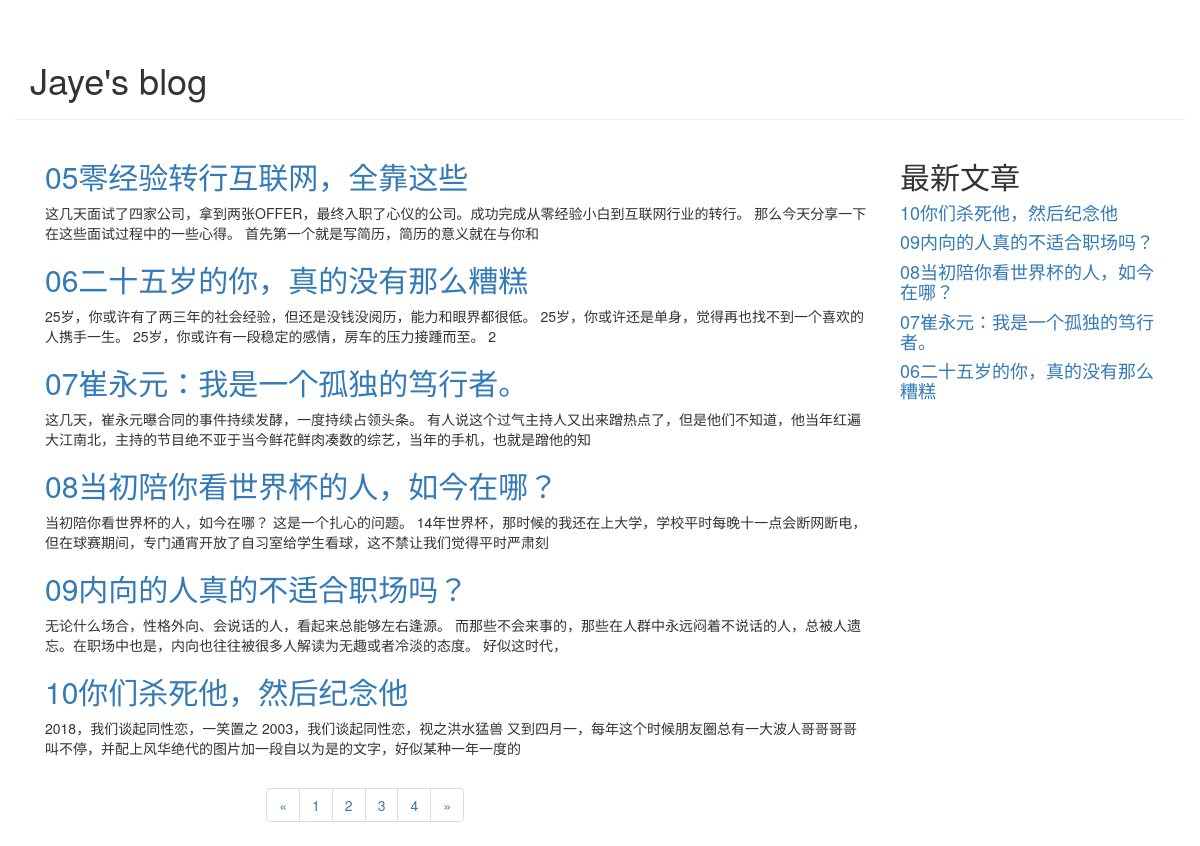
Screenshot of /?page=2 with the database file from the repository.
### blog/models.py (models this page shows, shortened)
class Article(models.Model):
    article_id = models.AutoField(primary_key=True)
    title = models.TextField()
    brief_content = models.TextField()
    content = models.TextField()
    publish_date = models.DateTimeField(auto_now=True)

### blog/views.py (the view)
# urls.py: path('',blog.views.get_index_page,),
def get_index_page(request):
    page = request.GET.get('page')
    if page:
        page = int(page)
    else:
        page = 1
    print('page param: ',page)
    all_article = Article.objects.all()
    top5_article_list = Article.objects.order_by('-publish_date')[:5]
    paginator = Paginator(all_article,6)
    page_num = paginator.num_pages
    print('page num',page_num)
    page_article_list = paginator.page(page)
    if page_article_list.has_next():
        next_page = page + 1
    else:
        next_page = page
    if page_article_list.has_previous():
        previous_page = page -1
    else:
        previous_page = page
    return render(request,'blog/index.html',{'article_list':page_article_list,
                                             'page_num':range(1,page_num + 1),
                                             'curr_page':page,
                                             'next_page':next_page,
                                             'previous_page':previous_page,
                                             'top5_article_list':top5_article_list})

### blog/templates/blog/index.html (shortened to what this page needs)
<!DOCTYPE html>
<html lang="en">
<head>
    <link rel="stylesheet" href="https://cdn.jsdelivr.net/npm/bootstrap@3.3.7/dist/css/bootstrap.min.css">
</head>
<body>
<div class="container page-header">
    <h1>Jaye's blog</h1>
</div>
<div class="container page-body">
    <div class="col-md-9" role="main">
        <div class="body-main">
            {% for article in article_list %}
            <div>
                <h2><a href="/detail/{{ article.article_id }}">{{ article.title }}</a></h2>
                <p>{{article.brief_content}}</p>
            </div>
            {% endfor %}
        </div>
        <div class="body-footer">
            <div class="col-md-4 col-md-offset-3">
            <nav aria-label="Page navigation">
                <ul class="pagination">
                    <li>
                        <a href="/?page={{ previous_page }}" aria-label="Previous">
                            <span aria-hidden="true">&laquo;</span>
                        </a>
                    </li>
                    {% for num in page_num %}
                    <li><a href="/?page={{ num }}">{{ num }}</a></li>
                    {% endfor %}
                    <li>
                        <a href="/?page={{ next_page }}" aria-label="Next">
                            <span aria-hidden="true">&raquo;</span>
                        </a>
                    </li>
                </ul>
            </nav>
                </div>
        </div>
    </div>
    <div class="col-md-3" role="complementary">
        <h2>最新文章</h2>
        {% for article in top5_article_list %}
        <h4><a href="/detail/{{ article.article_id }}">{{ article.title }}</a></h4>
        {% endfor %}
    </div>
</div>
</body>
</html>

### rows the page displays
Article: title "05零经验转行互联网，全靠这些", brief_content "这几天面试了四家公司，拿到两张OFFER，最终入职了心仪的公司。成功完成从零经验小白到互联网行业的转行。 那么今天分享一下在这些面试过程中的一些心得。 首先第一个就是写简历，简历的意义就在与你和"
Article: title "06二十五岁的你，真的没有那么糟糕", brief_content "25岁，你或许有了两三年的社会经验，但还是没钱没阅历，能力和眼界都很低。 25岁，你或许还是单身，觉得再也找不到一个喜欢的人携手一生。 25岁，你或许有一段稳定的感情，房车的压力接踵而至。 2"
Article: title "07崔永元：我是一个孤独的笃行者。", brief_content "这几天，崔永元曝合同的事件持续发酵，一度持续占领头条。 有人说这个过气主持人又出来蹭热点了，但是他们不知道，他当年红遍大江南北，主持的节目绝不亚于当今鲜花鲜肉凑数的综艺，当年的手机，也就是蹭他的知"
Article: title "08当初陪你看世界杯的人，如今在哪？", brief_content "当初陪你看世界杯的人，如今在哪？ 这是一个扎心的问题。 14年世界杯，那时候的我还在上大学，学校平时每晚十一点会断网断电，但在球赛期间，专门通宵开放了自习室给学生看球，这不禁让我们觉得平时严肃刻"
Article: title "09内向的人真的不适合职场吗？", brief_content "无论什么场合，性格外向、会说话的人，看起来总能够左右逢源。 而那些不会来事的，那些在人群中永远闷着不说话的人，总被人遗忘。在职场中也是，内向也往往被很多人解读为无趣或者冷淡的态度。 好似这时代，"
Article: title "10你们杀死他，然后纪念他", brief_content "2018，我们谈起同性恋，一笑置之 2003，我们谈起同性恋，视之洪水猛兽 又到四月一，每年这个时候朋友圈总有一大波人哥哥哥哥叫不停，并配上风华绝代的图片加一段自以为是的文字，好似某种一年一度的"
Article: title "10你们杀死他，然后纪念他"
Article: title "09内向的人真的不适合职场吗？"
Article: title "08当初陪你看世界杯的人，如今在哪？"
Article: title "07崔永元：我是一个孤独的笃行者。"
Article: title "06二十五岁的你，真的没有那么糟糕"

### other values shown
{{ num }} "1" "2" "3" "4"
